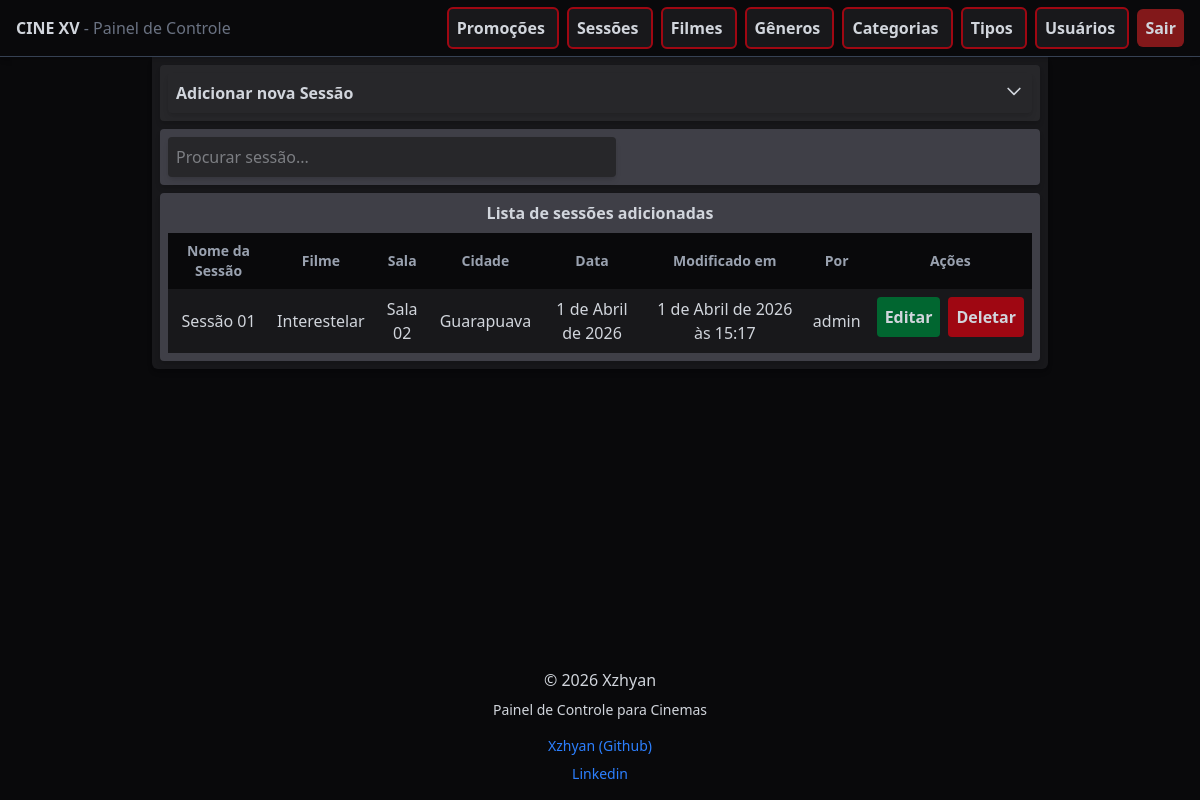
Page /sessions/ (signed in) on the earlier database version.
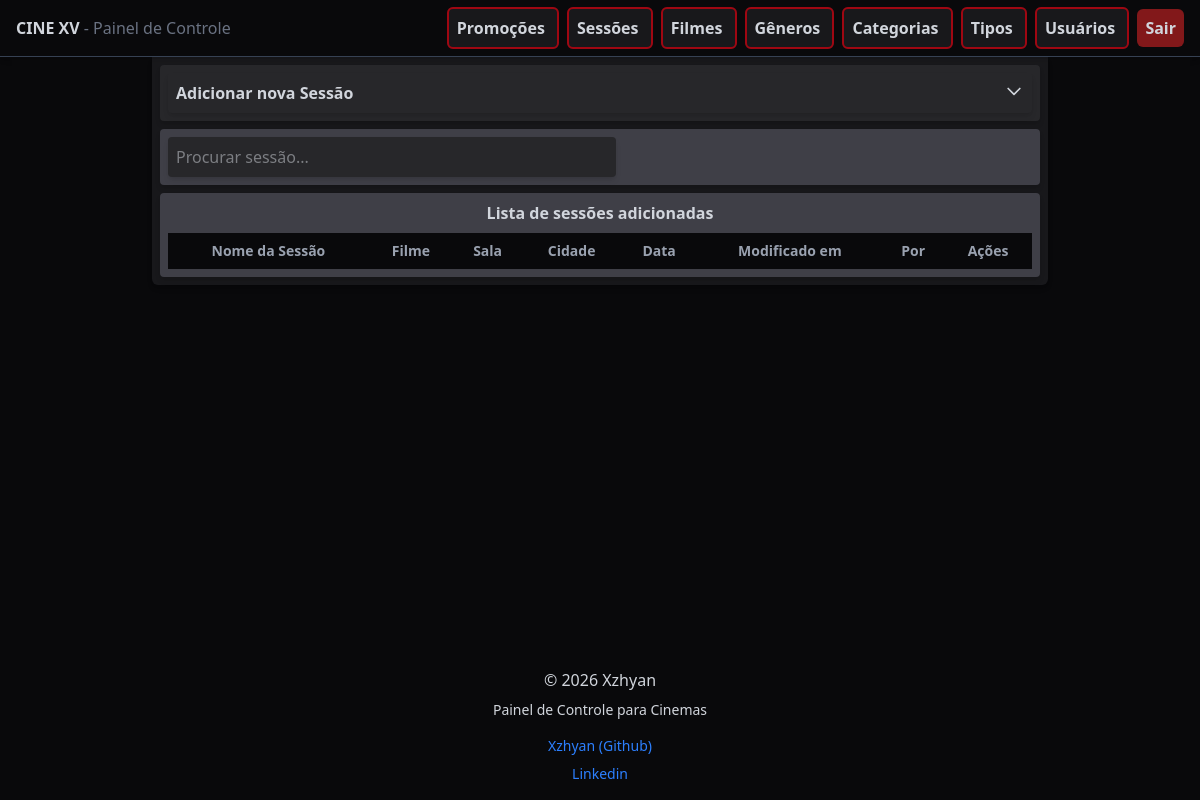
Same page on the later database version.
### api/models.py (models this page shows, shortened)
class Session(models.Model):
    WEEK_CHOICES = [
        ('', "dia da semana"),
        ('monday', "Segunda"),
        ('tuesday', "Terça"),
        ('wednesday', "Quarta"),
        ('thursday', "Quinta"),
        ('friday', "Sexta"),
        ('saturday', "Sábado"),
        ('sunday', "Domingo")
    ]
    CITY_CHOICES = [
        ('', "cidade"),
        ('gp', "Guarapuava"),
        ('ap', "Apucarana")
    ]
    name = models.CharField(max_length=100, unique=True)
    film = models.ForeignKey(FilmCard, on_delete=models.CASCADE, related_name='session')
    time = models.TimeField()
    categories = models.ManyToManyField(Category, related_name='session_catg')
    week_day = models.CharField(max_length=50, choices=WEEK_CHOICES)
    city = models.CharField(max_length=20, choices=CITY_CHOICES)
    date = models.DateField()
    room = models.CharField(max_length=100)
    ticket_url = models.URLField()
    modified_by = models.ForeignKey(User, on_delete=models.SET_NULL, null=True, related_name='modified_sessions')
    modified_at = models.DateTimeField(auto_now_add=True)

class FilmCard(models.Model):
    DISPLAY_CHOICES = [
        ('on_display', "Em Cartaz"),
        ('shortly', "Em Breve")
    ]
    AGE_CHOICES = [
        ('livre', "Livre"),
        ('10', "10 Anos"),
        ('12', "12 Anos"),
        ('14', "14 Anos"),
        ('16', "16 Anos"),
        ('18', "18 Anos")
    ]
    name = models.CharField(max_length=200, unique=True)
    film_genre = models.ManyToManyField(FilmGenre, related_name='films')
    description = models.TextField()
    duration = models.PositiveIntegerField()
    director = models.CharField(max_length=200)
    movie_cast = models.TextField()
    age_rating = models.CharField(choices=AGE_CHOICES, default='livre')
    display = models.CharField(choices=DISPLAY_CHOICES, default='on_display')
    on_carousel = models.BooleanField(default=False)
    thumb_image = models.FileField(upload_to='thumbs/')
    banner_image = models.FileField(upload_to='banners/')
    modified_by = models.ForeignKey(User, on_delete=models.SET_NULL, null=True, related_name='mod_films')
    modified_at = models.DateTimeField(auto_now_add=True)
    def __str__(self):
        return self.name

### control/models.py (models this page shows, shortened)
class CustomUser(AbstractBaseUser, PermissionsMixin):
    username = models.CharField(max_length=200, unique=True)
    is_active = models.BooleanField(default=False)
    is_admin = models.BooleanField(default=False)
    objects = CustomUserManager()
    USERNAME_FIELD = 'username'
    REQUIRED_FIELDS = []
    def __str__(self):
        return self.username

### control/views.py (the view, shortened to what this page needs)
# urls.py: path('sessions/', views.sessions),
@login_required(login_url='user-login')
def sessions(request):
    form = AddSessionForm()
    sessions = Session.objects.all()
    categories = Category.objects.all()
    grouped_catgs = defaultdict(list)
    for catg in categories:
        grouped_catgs[catg.category_type].append(catg)
    grouped_catgs = dict(grouped_catgs)
    context = {
        'form': form,
        'sessions': sessions,
        'grouped_catgs': grouped_catgs
    }
    return render(request, 'session/sessions.html', context)

### api/models.py (called while the page is built)
    def __str__(self):
        return self.name

### control/templates/session/sessions.html (shortened to what this page needs)
{% extends 'base.html' %}
{% block content %}
<div class="w-full max-w-4xl bg-zinc-900 mx-auto p-2 rounded-b-md space-y-2 shadow-md">
    <div class="bg-zinc-800 flex flex-col gap-2 text-center items-center rounded-sm p-2 shadow-md">
        <button onclick="toggleAccordion('form_div')" class="w-full flex justify-between hover:bg-zinc-700 cursor-pointer p-2 rounded-sm shadow-md">
            <span>
                <h1 class="font-semibold">Adicionar nova Sessão</h1>
            </span>
            <svg id="icon-form_div" fill="none" stroke="currentColor" viewBox="0 0 24 24"
                class="w-5 h-5 transition-transform duration-300 transform"
            >
                <path stroke-linecap="round" stroke-linejoin="round" stroke-width="2" d="M19 9l-7 7-7-7"/>
            </svg>
        </button>
    </div>
    <div id="list_div">
        <div class="bg-zinc-700 flex flex-col gap-2 text-center rounded-sm p-2 shadow-md">
            <input id="search-files" type="search" placeholder="Procurar sessão..." class="w-full max-w-md bg-zinc-800 hover:bg-zinc-600 transition rounded-sm p-2 shadow-md">
        </div>
        <div class="bg-zinc-700 flex flex-col mt-2 gap-2 text-center items-center rounded-sm p-2 shadow-md">
            <h1 class="font-semibold">Lista de sessões adicionadas</h1>
            <table class="w-full text-center">
                <thead>
                    <tr class="bg-zinc-950 font-semibold text-sm text-gray-400">
                        <th class="p-2">Nome da Sessão</th>
                        <th class="p-2">Filme</th>
                        <th class="p-2">Sala</th>
                        <th class="p-2">Cidade</th>
                        <th class="p-2">Data</th>
                        <th class="p-2">Modificado em</th>
                        <th class="p-2">Por</th>
                        <th class="p-2">Ações</th>
                    </tr>
                </thead>
                <tbody>
                    {% for session in sessions %}
                    <tr class="bg-zinc-900 hover:bg-zinc-800 transition cursor-pointer">
                        <td class="p-2">{{ session.name }}</td>
                        <td class="p-2">{{ session.film }}</td>
                        <td class="p-2">{{ session.room }}</td>
                        <td class="p-2">{{ session.get_city_display }}</td>
                        <td class="p-2">{{ session.date }}</td>
                        <td class="p-2">{{ session.modified_at }}</td>
                        <td class="p-2">{{ session.modified_by }}</td>
                        <td class="p-2 flex flex-row justify-center items-center gap-2">
                            <a href="{% url 'session-edit' session.id %}" class="bg-green-800 hover:bg-green-600 p-2 rounded-sm cursor-pointer transition font-semibold">
                                Editar
                            </a>
                            <form method="POST">
                                <button name="form_type" value="delete_form" class="bg-red-800 hover:bg-red-600 p-2 rounded-sm cursor-pointer transition font-semibold">
                                    Deletar
                                </button>
                            </form>
                        </td>
                    </tr>
                    {% endfor %}
                </tbody>
            </table>
        </div>
    </div>
</div>
{% endblock %}

Differences in the rows shown:
removed Session: name "Sessão 01", film "Interestelar", room "Sala 02", city "Guarapuava", date "1 de Abril de 2026", modified_at "1 de Abril de 2026 às 15:17", modified_by "admin"
